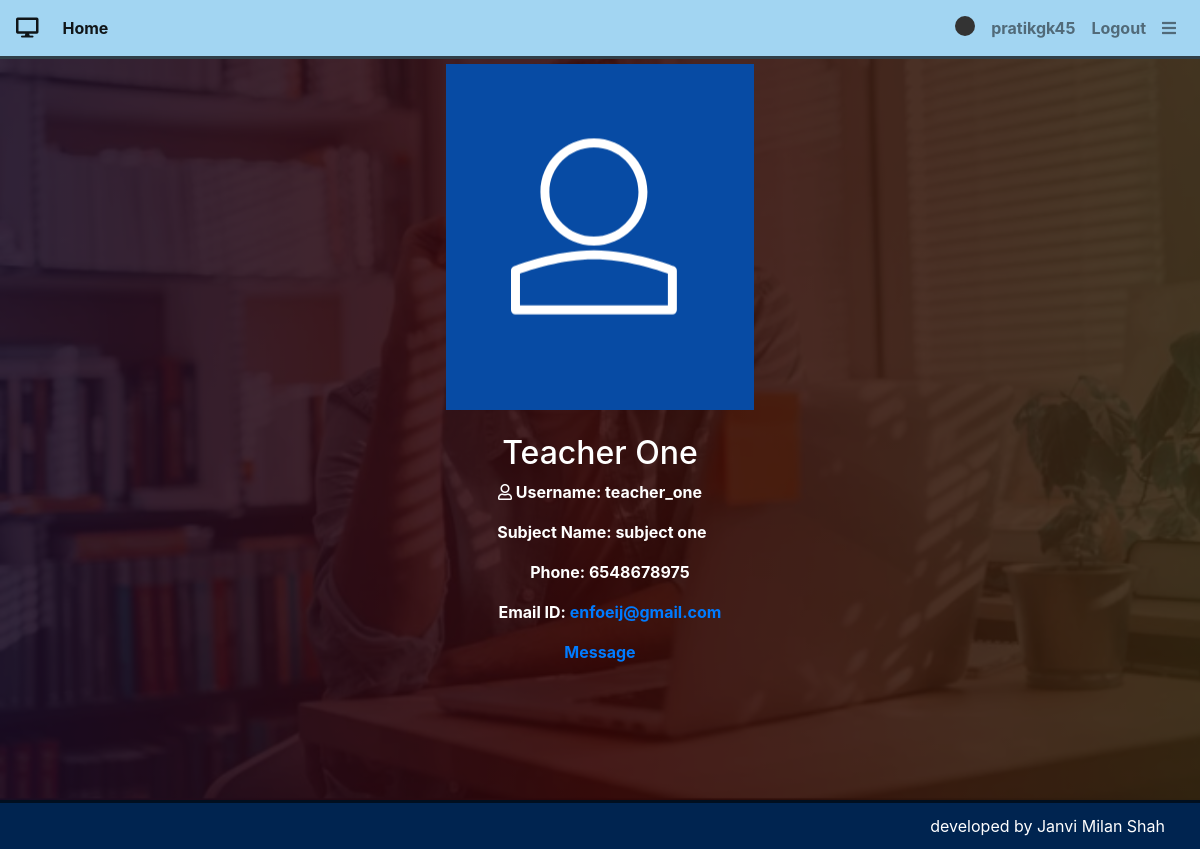
The app's page /classroom/teacher/16/ (signed in) with its own data.
### classroom/models.py (models this page shows, shortened)
class User(AbstractUser):
    is_student = models.BooleanField(default=False)
    is_teacher = models.BooleanField(default=False)

class Teacher(models.Model):
    user = models.OneToOneField(User,on_delete=models.CASCADE,primary_key=True,related_name='Teacher')
    name = models.CharField(max_length=250)
    subject_name = models.CharField(max_length=250)
    email = models.EmailField(max_length=254)
    phone = models.IntegerField()
    teacher_profile_pic = models.ImageField(upload_to="classroom/teacher_profile_pic",blank=True)
    class_students = models.ManyToManyField(Student,through="StudentsInClass")

### classroom/views.py (the view)
# urls.py: path('teacher/<int:pk>/',views.TeacherDetailView.as_view(),name="teacher_detail"),
class TeacherDetailView(LoginRequiredMixin,DetailView):
    context_object_name = "teacher"
    model = models.Teacher
    template_name = 'classroom/teacher_detail_page.html'

### template/classroom/teacher_detail_page.html (shortened to what this page needs)
{% extends 'classroom/base.html' %}
{% load static %}
{% block content %}
	<div class="use-content">
		<div class="contain">
			<div class="profile">
			    {% if teacher.teacher_profile_pic %}
			    	<img src="{{ teacher.teacher_profile_pic.url }}">
			    {% else %}
			    	<img src="{% static 'images/login-avatar.PNG' %}" alt="">
			    {% endif %}
			    <div class="profile-details">
			    	<br>
					<h2>{{ teacher.name }}</h2>
					<p><i class="far fa-user"></i> Username: {{ teacher.user.username }}</p>
					<p> Subject Name: {{ teacher.subject_name }}</p>
					<p><i class="far fa-phone"></i> Phone: {{ teacher.phone }}</p>
					<p><i class="far fa-envelope-open-text"></i> Email ID:  <a href = "mailto:{{ teacher.email }}" style="text-decoration: none;">{{ teacher.email }}</a></p>
					{% if request.user.is_teacher %}
						{% if user.pk == request.user.pk %}
							<a href="{% url 'classroom:teacher_update' pk=user.pk %}" style="text-decoration: none;"><p>Edit Profile</p></a>
						{% endif %}
					{% else %}
						<a href="{% url 'classroom:write_message' pk=teacher.pk %}"  style="text-decoration: none;"><p>Message</p> </a>
					{% endif %}
			    </div>
			</div>
		</div>
    </div>
{% endblock %}

### template/classroom/navbar.html (shortened to what this page needs)
<nav class="navbar navbar-expand navbar-light">
    <a class="navbar-brand" href=""><i class="fas fa-desktop"></i></a>
    <div class="collapse navbar-collapse" id="collapsibleNavId">
        <ul class="navbar-nav mr-auto mt-2 mt-lg-0">
            <li class="nav-item active">
                <a class="nav-link" href="{% url 'home' %}">Home</a>
            </li>
        </ul>
        <div class="navbar-nav ml-auto">
        	<li class="nav-item">
                <a class="nav-link" href="{% url 'user_guide' %}"><div class="sk-pulse"></div></a>
            </li>
        	{% if user.is_authenticated %}
        		<li class="nav-item">
        			{% if user.is_teacher %}
	                	<a class="nav-link" href="{% url 'classroom:teacher_detail' pk=user.pk %}">{{ user.username }}</a>
	                {% else %}
	                	<a class="nav-link" href="{% url 'classroom:student_detail' pk=user.pk %}">{{ user.username }}</a>
	                {% endif %}
	            </li>
	            <li class="nav-item">
	                <a class="nav-link" href="{% url 'classroom:logout' %}">Logout</a>
	            </li>
	            <li class="nav-item">
	                <i class="nav-link fa fa-bars menu" style="cursor: pointer;margin-top: 4px;"></i>
	            </li>
        	{% endif %}
        </div>
    </div>
</nav>

### static/css/style.css (style rules this page uses)
html, body { height: 100%; padding: 0; margin: 0; color: white; }
html { background-color: #00316b; background-size: cover; }
body { overflow: hidden; background: linear-gradient(90deg, rgba(131,58,180,.6) 0%, rgba(253,29,29,.6) 50%, rgba(252,176,69,.6) 100%), url('../images/homeimg.PNG'); background-size: cover; }
h1,h2,h3,h4,h5,h6 { font-weight: bold; }
img { max-height: 350px; }
.navbar { background-color: #a2d5f2; }
.nav-link { font-weight: bold; }
.use-content { height: 100%; color: white; margin-top: -10px; }
.use-content .contain { background-color: rgba(0, 0, 0, 0.7); width: 100%; height: 100%; }
.profile { user-select: none; width: 100%; height: 100%; text-align: center; padding: 15px; }
.profile-details p { font-weight: bold; }
.sk-pulse { --sk-size: 20px; }

### records on screen
User: username "pratikgk45"
Teacher: name "Teacher One", user.username "teacher_one", subject_name "subject one", phone "6548678975", email "enfoeij@gmail.com"
